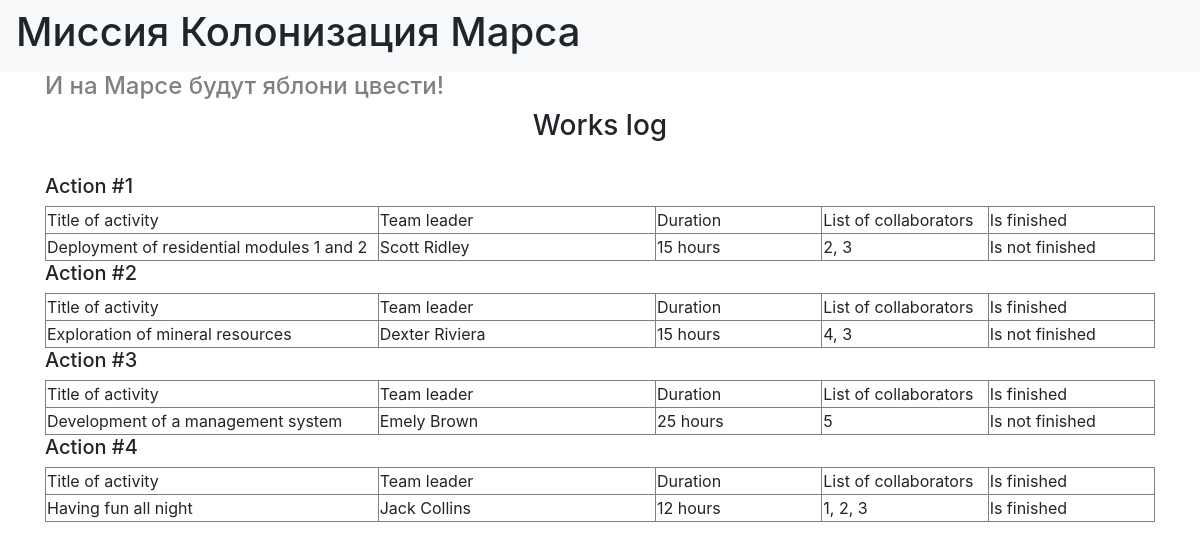
Before: / with the older database file.
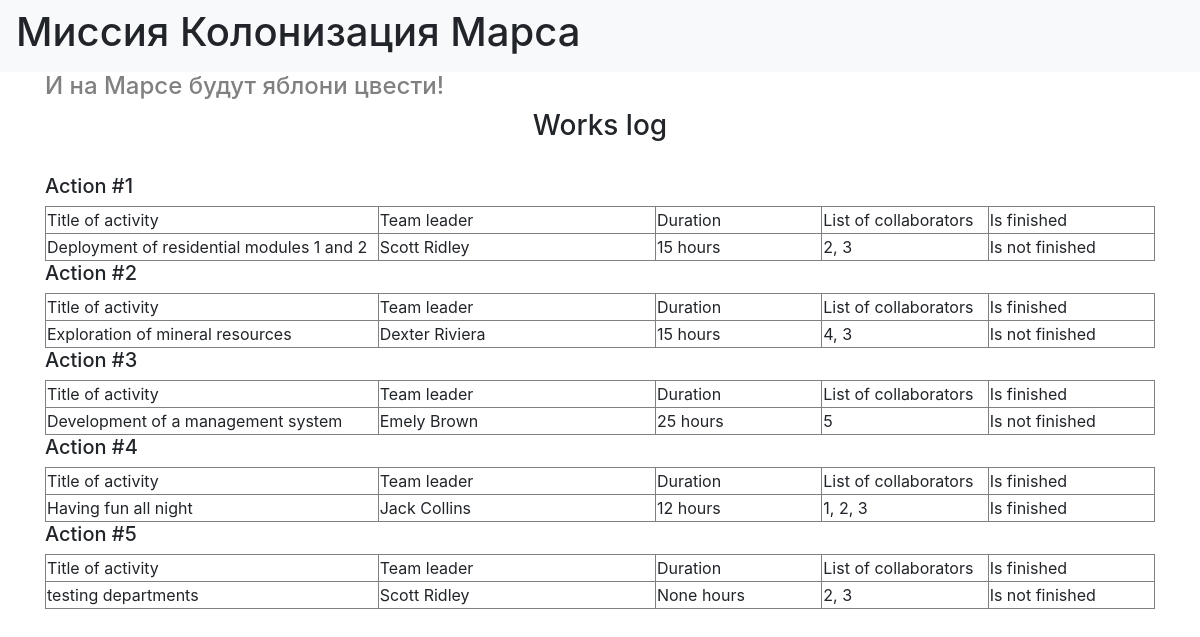
After: the same page with the newer database file.
### data/jobs_model.py (models this page shows)
class Jobs(SqlAlchemyBase):
    __tablename__ = 'jobs'
    id = sqlalchemy.Column(sqlalchemy.Integer,
                           primary_key=True, autoincrement=True)
    team_leader = sqlalchemy.Column(sqlalchemy.Integer, sqlalchemy.ForeignKey("users.id"), nullable=True)
    job = sqlalchemy.Column(sqlalchemy.String, nullable=True)
    work_size = sqlalchemy.Column(sqlalchemy.Integer, nullable=True)
    collaborators = sqlalchemy.Column(sqlalchemy.String, nullable=True)
    start_date = sqlalchemy.Column(sqlalchemy.DateTime, nullable=True)
    end_date = sqlalchemy.Column(sqlalchemy.DateTime, nullable=True)
    is_finished = sqlalchemy.Column(sqlalchemy.Boolean, nullable=True)
    user = orm.relation('User')

### data/users_model.py (models this page shows, shortened)
class User(SqlAlchemyBase):
    __tablename__ = 'users'
    id = sqlalchemy.Column(sqlalchemy.Integer,
                           primary_key=True, autoincrement=True)
    surname = sqlalchemy.Column(sqlalchemy.String, nullable=True)
    name = sqlalchemy.Column(sqlalchemy.String, nullable=True)
    age = sqlalchemy.Column(sqlalchemy.Integer, nullable=True)
    position = sqlalchemy.Column(sqlalchemy.String, nullable=True)
    speciality = sqlalchemy.Column(sqlalchemy.String, nullable=True)
    address = sqlalchemy.Column(sqlalchemy.String, nullable=True)
    email = sqlalchemy.Column(sqlalchemy.String, unique=True, nullable=True)
    hashed_password = sqlalchemy.Column(sqlalchemy.String, nullable=True)
    modified_date = sqlalchemy.Column(sqlalchemy.DateTime, default=datetime.datetime.now)
    jobs = orm.relation("Jobs", back_populates='user')

### main.py (the view)
@app.route("/")
def index():
    session = db_session.create_session()
    jobs = session.query(Jobs).all()
    return render_template("works_log.html", jobs=jobs)

### data/db_session.py (called while the page is built)
def create_session() -> Session:
    global __factory
    return __factory()

### templates/works_log.html
{% extends "base.html" %}
{% block content %}
<h4 align="left">И на Марсе будут яблони цвести!</h4>
<h3 align="center">Works log</h3> <br/>
{% for item in jobs%}
<div>
    <h5>Action #{{item.id}}</h5>
    <div>
        <table border="1" width="100%">
           <tr>
               <td width="30%">Title of activity</td>
               <td width="25%">Team leader</td>
               <td width="15%">Duration</td>
               <td width="15%">List of collaborators</td>
               <td width="15%">Is finished</td>
           </tr>
            <tr>
               <td>{{item.job}}</td>
               <td>{{item.user.surname}} {{item.user.name}}</td>
               <td>{{item.work_size}} hours</td>
               <td>{{item.collaborators}}</td>
               {% if item.is_finished %}
                <td>Is finished</td>
               {% else %}
                <td>Is not finished</td>
               {% endif %}
           </tr>
        </table>
    </div>
</div>
{% endfor %}
{% endblock %}

### templates/base.html (shortened to what this page needs)
<!doctype html>
<html lang="en">
<head>
    <link rel="stylesheet"
          href="https://stackpath.bootstrapcdn.com/bootstrap/4.4.1/css/bootstrap.min.css"
>
</head>
<body>
<header>
    <nav class="navbar navbar-light bg-light">
        <h1>Миссия Колонизация Марса</h1>
    </nav>
</header>
<main role="main" class="container">
    {% block content %}{% endblock %}
</main>
</body>
</html>

### templates/base.html (style rules this page uses)
h4 { color: grey; }

Changed rows visible on the page:
added Jobs: id "5", job "testing departments", user.surname "Scott", user.name "Ridley", work_size "None", collaborators "2, 3", shows "Is not finished"
